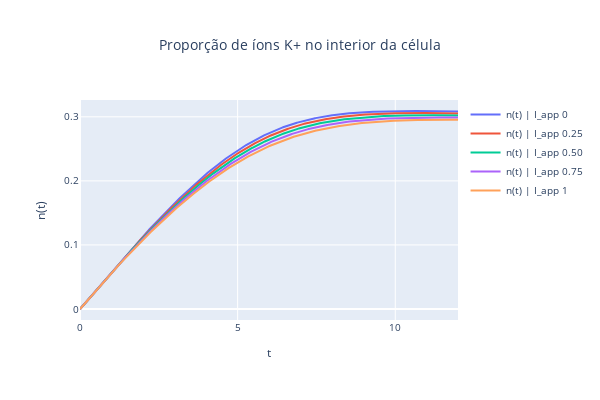

Write notebook code for a chart like this one.
### Code cell
plot_output(variable="n", title="Proporção de íons K+ no interior da célula", dfs=dfs)

### Figure 1 — Plotly figure (JSON) as saved in the notebook; plotly's stock layout.template omitted (floating-point values rounded to 4 significant figures; data arrays with more than 128 entries replaced by an {"elided": "..."} marker saying what was removed)
{"data": [{"mode": "lines", "name": "n(t) | I_app 0", "type": "scatter", "x": {"elided": "1200 float values"}, "y": {"elided": "1200 float values"}}, {"mode": "lines", "name": "n(t) | I_app 0.25", "type": "scatter", "x": {"elided": "1200 float values"}, "y": {"elided": "1200 float values"}}, {"mode": "lines", "name": "n(t) | I_app 0.50", "type": "scatter", "x": {"elided": "1200 float values"}, "y": {"elided": "1200 float values"}}, {"mode": "lines", "name": "n(t) | I_app 0.75", "type": "scatter", "x": {"elided": "1200 float values"}, "y": {"elided": "1200 float values"}}, {"mode": "lines", "name": "n(t) | I_app 1", "type": "scatter", "x": {"elided": "1200 float values"}, "y": {"elided": "1200 float values"}}], "layout": {"font": {"size": 10}, "height": 400, "title": {"text": "Proporção de íons K+ no interior da célula", "x": 0.5}, "width": 600, "xaxis": {"title": {"text": "t"}}, "yaxis": {"title": {"text": "n(t)"}}}}
